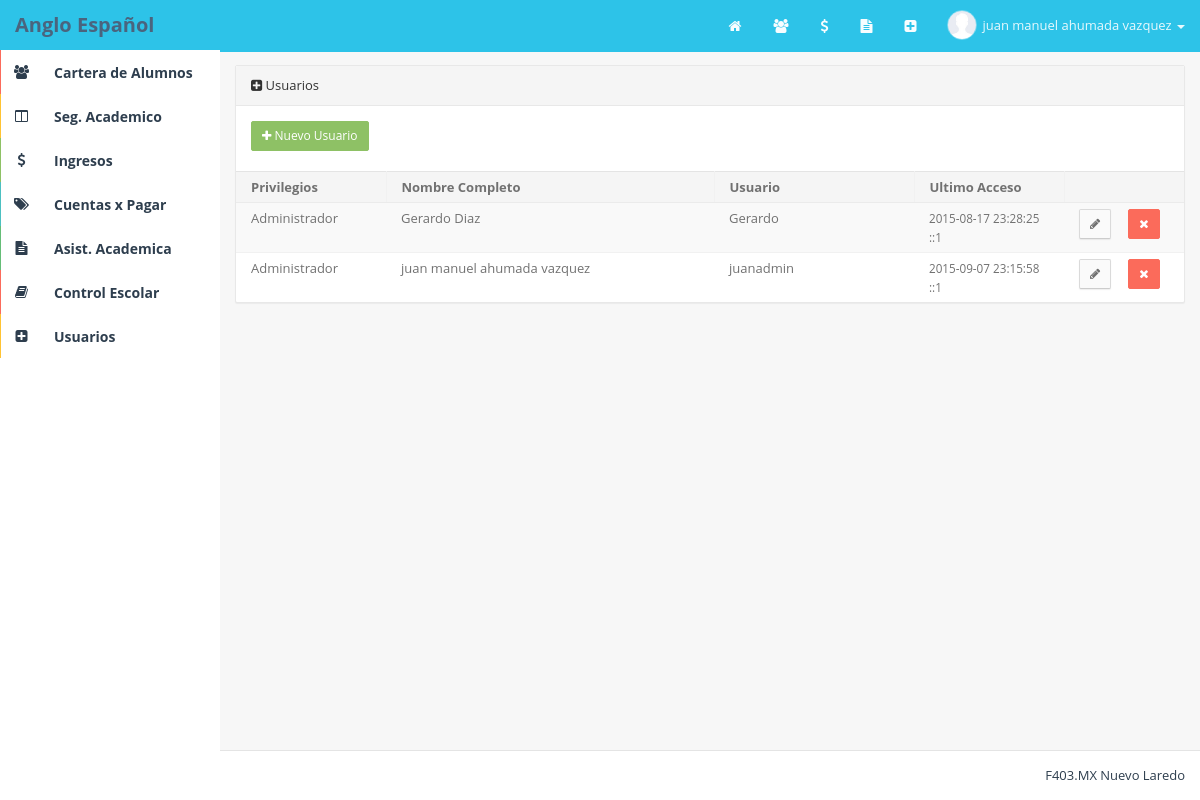
The page /admin.php?m=usuarios (signed in) on the database its author committed.
### tables this page shows
CREATE TABLE IF NOT EXISTS `usuarios` (
  `idusuario` int(10) unsigned NOT NULL,
  `nombre` varchar(45) NOT NULL,
  `privilegio` varchar(45) NOT NULL,
  `usuario` varchar(45) NOT NULL,
  `password` varchar(45) NOT NULL,
  `ip` varchar(30) NOT NULL,
  `ingreso` datetime NOT NULL
);

### php/usuarios.php (the view, shortened to what this page needs)
<section class="panel panel-default pos-rlt clearfix">
	<header class="panel-heading"> <i class="fa fa-plus-square"></i> Usuarios </header>
	<div class="row wrapper">
		<div class="col-sm-2 m-b-xs">
			<a href="admin.php?m=usuariosAgregar" class="pull-left btn btn-sm btn-success"><i class="fa fa-plus"></i> Nuevo Usuario </a>
		</div>
		<div class="col-sm-7 m-b-xs text-center"></div>
		<div class="col-sm-3"></div>
	</div>
	<div class="table-responsive">
		<table class="table table-striped b-t b-light">
			<thead>
				<tr>
					<th width="150">Privilegios</th>
					<th>Nombre Completo</th>
					<th width="200">Usuario</th>
					<th width= "150">Ultimo Acceso</th>
					<th width="120"></th>
				</tr>
			</thead>
			<tbody>
<?php
			$query = mysql_query("SELECT * FROM usuarios ORDER BY nombre ASC") or die( mysql_error() );
			while($q = mysql_fetch_object($query)){
				switch ($q->privilegio) {
					case 1:
						$privilegio = "Administrador";
					break;
				}
?>
				<tr>
					<td><?php echo $privilegio; ?></td>
					<td><?php echo $q->nombre; ?></td>
					<td><?php echo $q->usuario; ?></td>
					<td>
						<small><?php echo $q->ingreso; ?></small><br>
						<small><?php echo $q->ip; ?></small>
					</td>
					<td>
						<a href="admin.php?m=usuariosEditar&id=<?php echo $q->idusuario; ?>" class="btn btn-sm btn-default"> <i class="fa fa-pencil"></i> </a> &nbsp;&nbsp;&nbsp;
						<a href="admin.php?m=usuarios&del=<?php echo $q->idusuario; ?>" class="btn btn-sm btn-danger"> <i class="fa fa-times"></i> </a>
					</td>
				</tr>
<?php
			}
?>
			</tbody>
		</table>
	</div>
</section>

### admin.php (shortened to what this page needs)
<?php
if ( isset($_GET['m']) ){
	switch($_GET['m']) {
		case "usuarios":
			$paginaPHP = "php/usuarios.php";
		break;
	}
} else {
	$paginaPHP = "php/index.php";
}
?>
<!DOCTYPE html>
<html lang="en" class="app">
<head>
<link rel="stylesheet" href="css/app.v1.css" type="text/css" />
 <link rel="stylesheet" type="text/css" href="css/fullcalendar.min.css" media="screen">
 <link rel="stylesheet" type="text/css" href="css/magnific-popup.css">
    <link rel="stylesheet" type="text/css" href="css/admin-forms.css">
</head>
<body class="">
	<section class="vbox">
		<header class="bg-blue dk header navbar navbar-fixed-top-xs">
			<div class="navbar-header aside-md">
				<a href="#" class="navbar-brand" data-toggle="fullscreen">Anglo Español</a>
			</div>
			<ul class="nav navbar-nav navbar-right m-n hidden-xs nav-user">
				<li><a class="btn btn-link" href="admin.php"> <i class="fa fa-home"></i> </a></li>
<?php
			if ($_SESSION['userPv'] != "3"){
?>				<li><a class="btn btn-link" href="admin.php?m=clientes"> <i class="fa fa-users"></i> </a></li>
				<li><a class="btn btn-link" href="admin.php?m=ventas"> <i class="fa fa-usd"></i> </a></li>
				<li><a class="btn btn-link" href="admin.php?m=stock"> <i class="fa fa-file-text"></i> </a></li>
				<li><a class="btn btn-link" href="admin.php?m=usuarios"> <i class="fa fa-plus-square"></i> </a></li>
<?php
			}
?>
				<li class="dropdown">
					<a href="#" class="dropdown-toggle" data-toggle="dropdown"> <span class="thumb-sm avatar pull-left"> <img src="images/avatar_default.jpg"> </span> <?php echo $_SESSION['userNm']; ?><b class="caret"></b> </a>
				</li>
			</ul>
		</header>
		<section>
			<section class="hbox stretch bg">
				<aside class="bg-white lter aside-md hidden-print hidden-xs" id="nav">
					<section class="vbox">
						<section class="w-f scrollable">
							<div class="slimScrollDiv" style="position: relative; overflow: hidden; width: auto; height: 540px;">
								<div class="slim-scroll" data-height="auto" data-disable-fade-out="true" data-distance="0" data-size="5px" data-color="#333333" style="overflow: hidden; width: auto; height: 540px;">
									<nav class="nav-primary hidden-xs">
										<ul class="nav">
											<li class="">
												<a href="admin.php?m=cartera" class="active"> <i class="fa fa-users icon"> <b class="bg-danger"></b> </i>
													<span>Cartera de Alumnos</span>
												</a>
											</li>
											<li>
												<a href="admin.php?m=servicios"> <i class="fa fa-columns icon"> <b class="bg-warning"></b> </i>
													<span>Seg. Academico</span>
												</a>
											</li>
											<li>
												<a href="admin.php?m=ventas"> <i class="fa fa-usd icon"> <b class="bg-success"></b> </i>
												<span>Ingresos</span> </a>
											</li>
											<li> <a href="admin.php?m=proveedores"> <i class="fa fa-tags icon"> <b class="bg-info"></b> </i> <span>Cuentas x Pagar</span> </a> </li>
											<li> <a href="admin.php?m=stock"> <i class="fa fa-file-text icon"> <b class="bg-primary"></b> </i> <span>Asist. Academica</span> </a> </li>
											<li> <a href="admin.php?m=control"> <i class="fa fa-book icon"> <b class="bg-danger"></b> </i> <span>Control Escolar</span> </a> </li>
											<li> <a href="admin.php?m=usuarios"> <i class="fa fa-plus-square icon"> <b class="bg-warning"></b> </i> <span>Usuarios</span> </a> </li>
										</ul>
									</nav>
								</div>
							</div>
						</section>
					</section>
				</aside>
				<section id="content">
					<section class="vbox">
						<section class="scrollable wrapper w-f">
							<?php include $paginaPHP; ?>
						</section>
						<footer class="footer bg-white b-t b-light text-right">
							<p><a href="http://nuevolaredo.f403.mx">F403.MX Nuevo Laredo</a></p>
						</footer>
					</section>
				</section>
			</section>
		</section>
	</section>
</body>
</html>

### rows shown on the page
usuarios: privilegio "Administrador", nombre "Gerardo Diaz", usuario "Gerardo", ingreso "2015-08-17 23:28:25", ip "::1"
usuarios: privilegio "Administrador", nombre "juan manuel ahumada vazquez", usuario "juanadmin", ingreso "2015-09-07 23:15:58", ip "::1"

### other values the page prints
$_SESSION['userNm'] "juan manuel ahumada vazquez"
